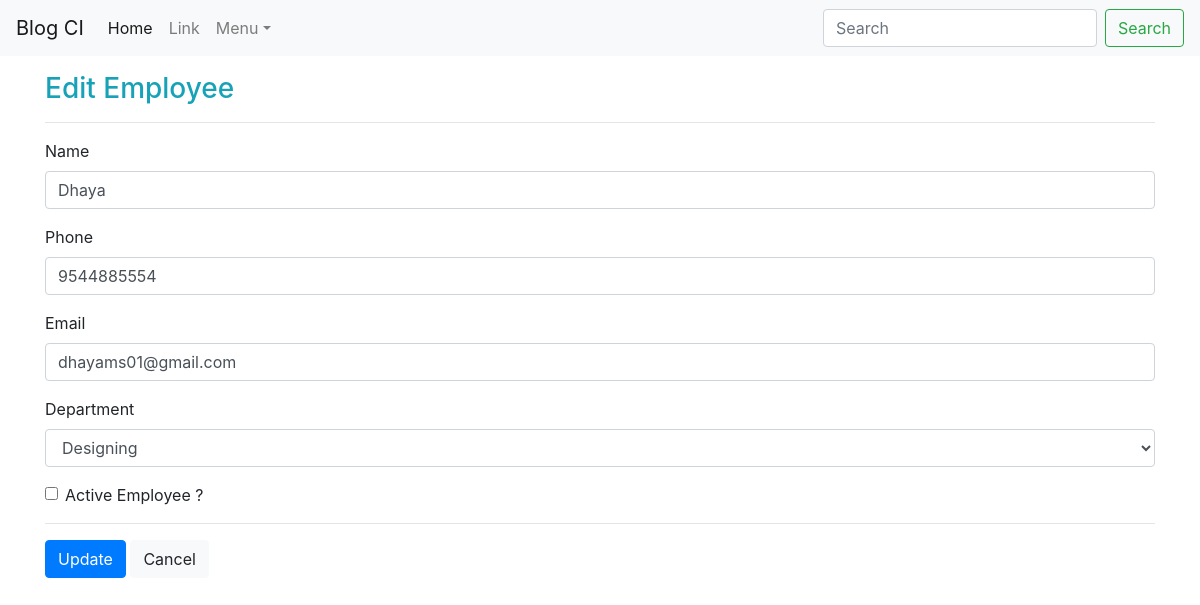
Page /employees/edit/1 on the committed database.
### tables this page shows
CREATE TABLE `employee` (
  `id` int(11) NOT NULL,
  `name` varchar(60) NOT NULL,
  `phone` text NOT NULL,
  `email` text NOT NULL,
  `departmentid` int(11) NOT NULL,
  `status` tinyint(4) NOT NULL
);

CREATE TABLE `department` (
  `id` int(11) NOT NULL,
  `name` varchar(60) NOT NULL,
  `description` text NOT NULL,
  `location` text NOT NULL,
  `status` tinyint(4) NOT NULL,
  `created_at` timestamp NOT NULL DEFAULT CURRENT_TIMESTAMP ON UPDATE CURRENT_TIMESTAMP
);

### application/views/employees/page.php (called while the page is built, shortened)
<?php
$this->load->view('master/header');
$this->load->view($page);
?>

### application/controllers/Employees.php (called while the page is built, shortened)
<?php
class Employees extends CI_Controller
{
    public function  __construct()
    {
        $this->load->model('employee');
    }
    public function edit($id)
    {
        $data['departments'] = $this->employee->get_one_items('department','status',1);
        $data['employee'] = $this->employee->get_one_item('employee', 'id', $id);
        $data['page'] = 'employees/edit';
        $this->load->view('employees/page', $data);
    }
}

### index.php (called while the page is built, shortened)
<?php
require_once BASEPATH.'core/CodeIgniter.php';

### application/models/Common.php (called while the page is built, shortened)
<?php
class Common extends CI_Model
{
    public function get_one_item($table,$field,$value)
    {
        return $this->db->get_where($table, array($field=>$value))->row();
    }
    public function get_one_items($table,$field,$value)
    {
                $this->db->where($field,$value);
                $query = $this->db->get($table);
                $res=$query->result();
                return $res;
    }
}

### application/views/employees/edit.php (the view, shortened to what this page needs)
<div class="row">
  <div class="col">
    <h3 class="text-info">Edit Employee</h3>
    <hr>
  </div>
</div>
<div class="row">
  <div class="col">
    <form name="editform" action="<?php echo base_url(); ?>employees/update" method="post" >
        <div class="form-group">
            <label for="name">Name</label>
            <input type="text" class="form-control" id="name" value="<?php if(!empty($employee)){ echo $employee->name ; } else{  echo set_value('name') ; }?>" name="name" >
        </div>
        <div class="form-group">
            <label for="phone">Phone</label>
            <input type="text" class="form-control" id="phone" value="<?php if(!empty($employee)){ echo $employee->phone ; } else{  echo set_value('phone') ; }?>" name="phone" >
        </div>
        <div class="form-group">
            <label for="email">Email</label>
            <input type="email" class="form-control" id="email" value="<?php if(!empty($employee)){ echo $employee->email ; } else{  echo set_value('email') ; }?>" name="email" >
        </div>
        <?php if(!empty($employee)) { $dept = $employee->departmentid ;}else {$dept = set_value('department') ; } ?>
        <div class="form-group">
            <label for="department">Department</label>
            <select class="form-control" id="department" name="department" >
                <?php foreach ($departments as $department) {?>
                    <option <?php if($dept == $department->id){ echo "selected" ; } ?>  value="<?php echo $department->id ; ?>"><?php echo $department->name; ?></option>
                <?php }?>
            </select>
        </div>
        <div class="form-check">
            <input class="form-check-input" <?php if(!empty($employee)){if($employee->status  == 1) { echo "checked" ; }}?> type="checkbox" value="" id="status" name="status">
            <label class="form-check-label" for="status">
                Active Employee ?
            </label>
        </div>
        <hr>
        <button type="submit" class="btn btn-primary">Update</button>
        <a href="<?php echo base_url();?>employees" class="btn btn-light">Cancel</a>
    </form>
  </div>
</div>

### application/views/master/header.php (style rules this page uses)
body { min-height: 75rem; padding-top: 4.5rem; }

### rows in the picture
employee: name "Dhaya", phone "9544885554", email "dhayams01@gmail.com", department "Designing"
